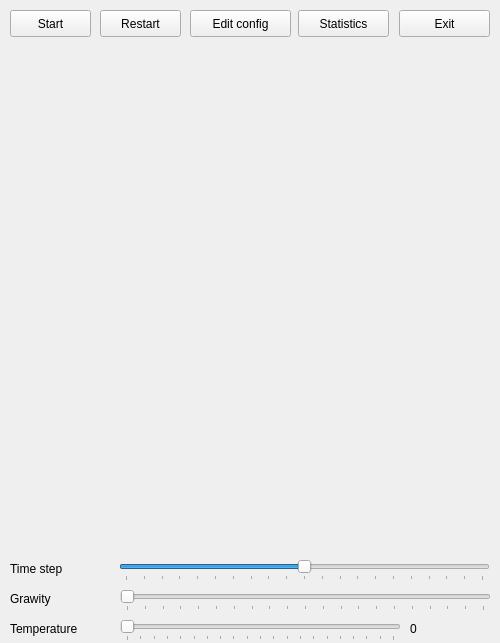
<?xml version="1.0" encoding="UTF-8"?>
<ui version="4.0">
 <class>SimWindow</class>
 <widget class="QMainWindow" name="SimWindow">
  <property name="geometry">
   <rect>
    <x>0</x>
    <y>0</y>
    <width>500</width>
    <height>643</height>
   </rect>
  </property>
  <property name="sizePolicy">
   <sizepolicy hsizetype="Minimum" vsizetype="Minimum">
    <horstretch>0</horstretch>
    <verstretch>0</verstretch>
   </sizepolicy>
  </property>
  <property name="windowTitle">
   <string>Symulacja</string>
  </property>
  <property name="windowIcon">
   <iconset>
    <normaloff>icon.png</normaloff>icon.png</iconset>
  </property>
  <widget class="QWidget" name="centralwidget">
   <widget class="QSlider" name="speedSlider">
    <property name="geometry">
     <rect>
      <x>119</x>
      <y>560</y>
      <width>371</width>
      <height>21</height>
     </rect>
    </property>
    <property name="maximum">
     <number>100</number>
    </property>
    <property name="pageStep">
     <number>10</number>
    </property>
    <property name="value">
     <number>50</number>
    </property>
    <property name="orientation">
     <enum>Qt::Horizontal</enum>
    </property>
    <property name="invertedAppearance">
     <bool>false</bool>
    </property>
    <property name="invertedControls">
     <bool>false</bool>
    </property>
    <property name="tickPosition">
     <enum>QSlider::TicksBelow</enum>
    </property>
    <property name="tickInterval">
     <number>5</number>
    </property>
   </widget>
   <widget class="SimWidget" name="widget" native="true">
    <property name="geometry">
     <rect>
      <x>0</x>
      <y>50</y>
      <width>500</width>
      <height>500</height>
     </rect>
    </property>
   </widget>
   <widget class="QPushButton" name="pauseButton">
    <property name="geometry">
     <rect>
      <x>10</x>
      <y>10</y>
      <width>81</width>
      <height>27</height>
     </rect>
    </property>
    <property name="text">
     <string>Start</string>
    </property>
   </widget>
   <widget class="QPushButton" name="dataEditButton">
    <property name="geometry">
     <rect>
      <x>190</x>
      <y>10</y>
      <width>101</width>
      <height>27</height>
     </rect>
    </property>
    <property name="text">
     <string>Edit config</string>
    </property>
   </widget>
   <widget class="QPushButton" name="stopButton">
    <property name="geometry">
     <rect>
      <x>399</x>
      <y>10</y>
      <width>91</width>
      <height>27</height>
     </rect>
    </property>
    <property name="text">
     <string>Exit</string>
    </property>
   </widget>
   <widget class="QPushButton" name="restartButton">
    <property name="geometry">
     <rect>
      <x>100</x>
      <y>10</y>
      <width>81</width>
      <height>27</height>
     </rect>
    </property>
    <property name="text">
     <string>Restart</string>
    </property>
   </widget>
   <widget class="QLabel" name="label">
    <property name="geometry">
     <rect>
      <x>10</x>
      <y>560</y>
      <width>101</width>
      <height>17</height>
     </rect>
    </property>
    <property name="text">
     <string>Time step</string>
    </property>
   </widget>
   <widget class="QLabel" name="label_2">
    <property name="geometry">
     <rect>
      <x>10</x>
      <y>590</y>
      <width>101</width>
      <height>17</height>
     </rect>
    </property>
    <property name="text">
     <string>Grawity</string>
    </property>
   </widget>
   <widget class="QSlider" name="gravitySlider">
    <property name="geometry">
     <rect>
      <x>120</x>
      <y>590</y>
      <width>371</width>
      <height>21</height>
     </rect>
    </property>
    <property name="maximum">
     <number>100</number>
    </property>
    <property name="singleStep">
     <number>5</number>
    </property>
    <property name="pageStep">
     <number>10</number>
    </property>
    <property name="value">
     <number>0</number>
    </property>
    <property name="orientation">
     <enum>Qt::Horizontal</enum>
    </property>
    <property name="invertedAppearance">
     <bool>false</bool>
    </property>
    <property name="invertedControls">
     <bool>false</bool>
    </property>
    <property name="tickPosition">
     <enum>QSlider::TicksBelow</enum>
    </property>
    <property name="tickInterval">
     <number>5</number>
    </property>
   </widget>
   <widget class="QPushButton" name="statisticsButton">
    <property name="geometry">
     <rect>
      <x>298</x>
      <y>10</y>
      <width>91</width>
      <height>27</height>
     </rect>
    </property>
    <property name="text">
     <string>Statistics</string>
    </property>
   </widget>
   <widget class="QSlider" name="tempSlider">
    <property name="geometry">
     <rect>
      <x>120</x>
      <y>620</y>
      <width>281</width>
      <height>21</height>
     </rect>
    </property>
    <property name="maximum">
     <number>100</number>
    </property>
    <property name="singleStep">
     <number>5</number>
    </property>
    <property name="pageStep">
     <number>10</number>
    </property>
    <property name="value">
     <number>0</number>
    </property>
    <property name="orientation">
     <enum>Qt::Horizontal</enum>
    </property>
    <property name="invertedAppearance">
     <bool>false</bool>
    </property>
    <property name="invertedControls">
     <bool>false</bool>
    </property>
    <property name="tickPosition">
     <enum>QSlider::TicksBelow</enum>
    </property>
    <property name="tickInterval">
     <number>5</number>
    </property>
   </widget>
   <widget class="QLabel" name="label_3">
    <property name="geometry">
     <rect>
      <x>10</x>
      <y>620</y>
      <width>101</width>
      <height>17</height>
     </rect>
    </property>
    <property name="text">
     <string>Temperature</string>
    </property>
   </widget>
   <widget class="QLabel" name="tempLabel">
    <property name="geometry">
     <rect>
      <x>410</x>
      <y>620</y>
      <width>67</width>
      <height>17</height>
     </rect>
    </property>
    <property name="text">
     <string>0</string>
    </property>
   </widget>
  </widget>
 </widget>
 <customwidgets>
  <customwidget>
   <class>SimWidget</class>
   <extends>QWidget</extends>
   <header>simwidget.h</header>
   <container>1</container>
  </customwidget>
 </customwidgets>
 <resources/>
 <connections/>
</ui>
